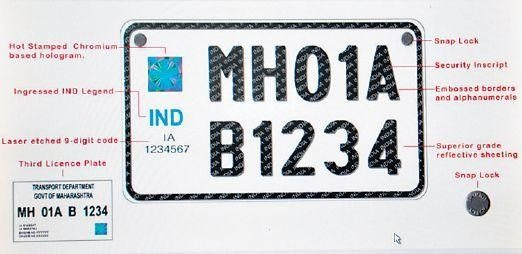
%> input picture car license plate reader/ind4.jpg, 522 x 254 px
$ octave car_license_plate_reading.m   (GNU Octave 9; MATLAB toolbox functions it lacks are replaced by stand-ins)
%> lines starting %> are read from the running program, lines starting %| are printed output that depends on the picture; in (x1, y1, x2, y2) boxes, pixels count from 0 and x2, y2 are one past the last pixel; in counts of white or black regions, pixels touching at a corner belong together; the program's own positions count from 1
### car license plate reader/template.m
function [ y ] = template( x )
y=x;
aa(1:42,1:24)=1;
aa(1:42,1)=0;
aa(1:42,24)=0;
aa(1,1:24)=0;
aa(42,1:24)=0;
imwrite(aa,'pen.bmp','bmp');
A=imread('A.bmp');
B=imread('B.bmp');
C=imread('C.bmp');
D=imread('D.bmp');
E=imread('E.bmp');
F=imread('F.bmp');
G=imread('G.bmp');
H=imread('H.bmp');
I=imread('I.bmp');
J=imread('J.bmp');
K=imread('K.bmp');
L=imread('L.bmp');
M=imread('M.bmp');
N=imread('N.bmp');
O=imread('O.bmp');
P=imread('P.bmp');
Q=imread('Q.bmp');
R=imread('R.bmp');
S=imread('S.bmp');
T=imread('T.bmp');
U=imread('U.bmp');
V=imread('V.bmp');
W=imread('W.bmp');
X=imread('X.bmp');
Y=imread('Y.bmp');
Z=imread('Z.bmp');
Afill=imread('fillA.bmp');
Bfill=imread('fillB.bmp');
Dfill=imread('fillD.bmp');
Ofill=imread('fillO.bmp');
Pfill=imread('fillP.bmp');
Qfill=imread('fillQ.bmp');
Rfill=imread('fillR.bmp');


%Number
one=imread('1.bmp');
two=imread('2.bmp');
three=imread('3.bmp');
four=imread('4.bmp');
five=imread('5.bmp');
six=imread('6.bmp');
seven=imread('7.bmp');
eight=imread('8.bmp');
nine=imread('9.bmp');
zero=imread('0.bmp');
zerofill=imread('fill0.bmp');
fourfill=imread('fill4.bmp');
sixfill=imread('fill6.bmp');
sixfill2=imread('fill6_2.bmp');
eightfill=imread('fill8.bmp');
ninefill=imread('fill9.bmp');
ninefill2=imread('fill9_2.bmp');
a1=imread('pen.bmp');


%*-*-*-*-*-*-*-*-*-*-*-
letter=[A Afill B Bfill C D Dfill E F G H I J K L M ...
    N O Ofill P Pfill Q Qfill R Rfill S T U V W X Y Z];
number=[];
character=[];

number=[one two three four fourfill five six sixfill sixfill2 seven ...
    eight eightfill nine ninefill ninefill2 zero zerofill a1];

character=[letter number];

NewTemplates=mat2cell(character,42,[24 24 24 24 24 24 24 24 ...
    24 24 24 24 24 24 24 ...
    24 24 24 24 24 24 24 ...
    24 24 24 24 24 24 24 ...
    24 24 24 24 24 24 24 ...
    24 24 24 24 24 24 24 ...
    24 24 24 24 24 24 24 24]);


save ('NewTemplates','NewTemplates')


end

### car license plate reader/car_license_plate_reading.m
clc;
close all;
clear all;
%.................................
f=imread('ind4.jpg');
%> f is the input picture: size 254x522x3 uint8; mean R, G, B 208.6, 209.6, 212.2
f=imresize(f,[400 NaN]);                   %%image loading unit
%> f: size 400x823x3 uint8
imshow(f);
g=rgb2gray(f);
g=medfilt2(g,[3 3]);
%**********************************
conc=strel('disk',1);
gi=imdilate(g,conc);
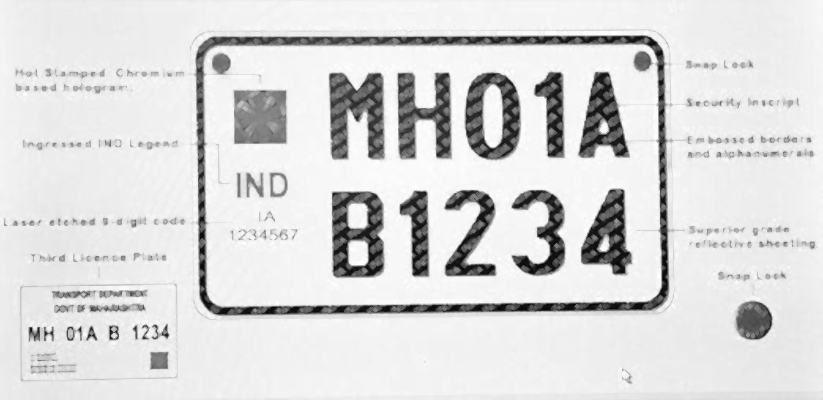
%> gi: size 400x823 uint8; min 3, max 255, mean 217.5
ge=imerode(g,conc);            %%%% morphological image processing
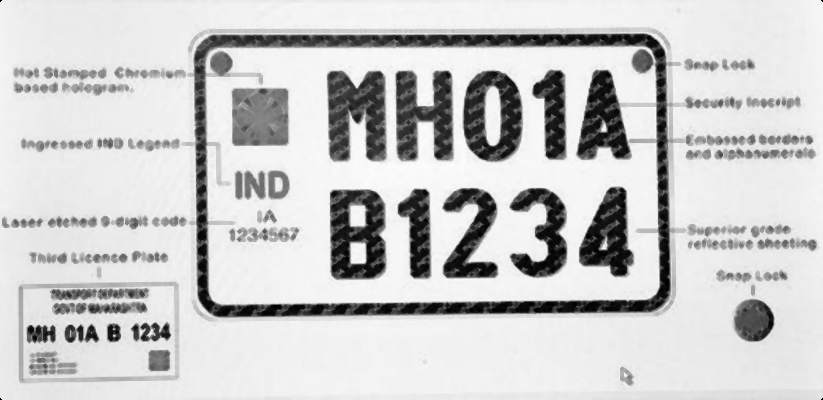
%> ge: size 400x823 uint8; min 0, max 253, mean 201.9
gdiff=imsubtract(gi,ge);
gdiff=mat2gray(gdiff);
%> gdiff: size 400x823 double
gdiff=conv2(gdiff,[1 1;1 1]);
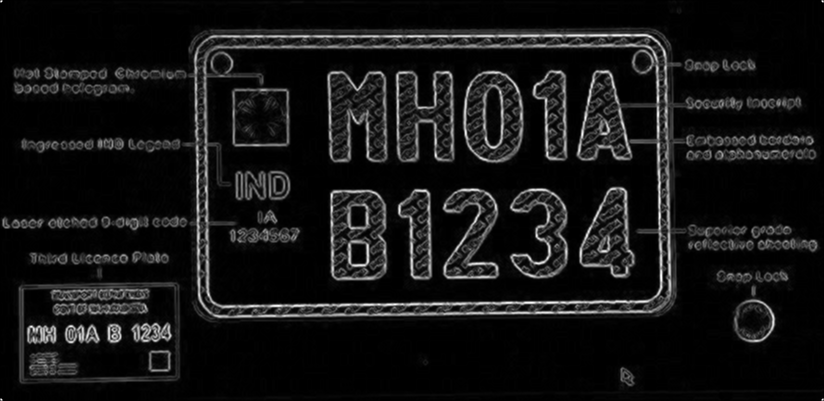
%> gdiff: size 401x824 double; min 0, max 3.05, mean 0.253; drawn with min black and max white
gdiff=imadjust(gdiff,[0.5 0.7],[0 1],.1);
B=logical(gdiff);
%> B: size 401x824 logical; 18.6% white; 126 white regions (54 under 20 px), largest, box (x1, y1, x2, y2) and area: (183, 29, 743, 319) 20574, (330, 189, 388, 281) 3014, (463, 70, 524, 163) 2640
[a1, b1]=size(B);
%> a1 = 401; b1 = 824
figure(2)
imshow(B)
er=imerode(B,strel('line',100,0));
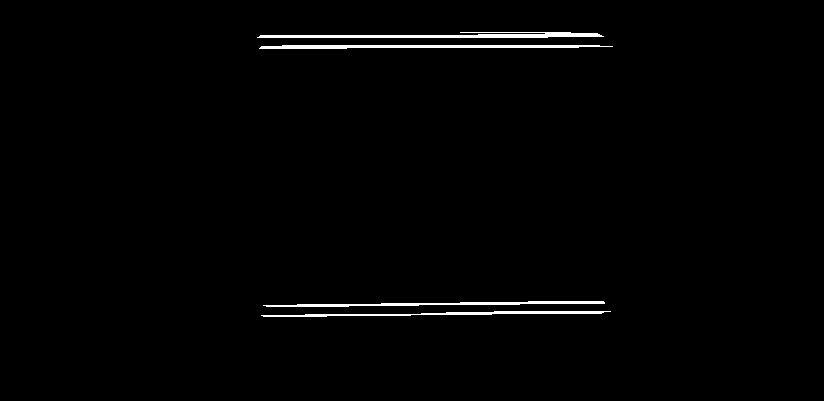
%> er: size 401x824 logical; 1.2% white; 4 white regions, box (x1, y1, x2, y2) and area: (257, 32, 604, 38) 1264, (259, 45, 613, 49) 1077, (263, 301, 605, 307) 907, (261, 311, 611, 317) 857
figure(3)
imshow(er)
out1=imsubtract(B,er);
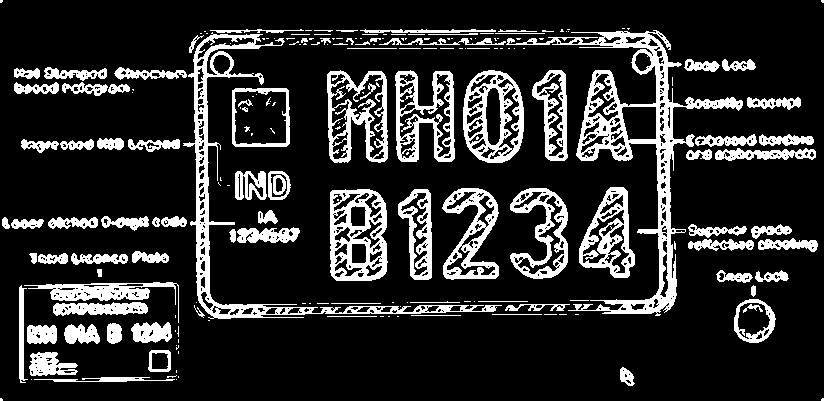
%> out1: size 401x824 double; values 0 (black) and 1 (white), 17.4% white; 211 white regions (118 under 20 px), largest, box (x1, y1, x2, y2) and area: (506, 30, 743, 316) 8671, (183, 32, 502, 319) 5743, (330, 189, 388, 281) 3014
F=imfill(out1,'holes');      %%%filling the object
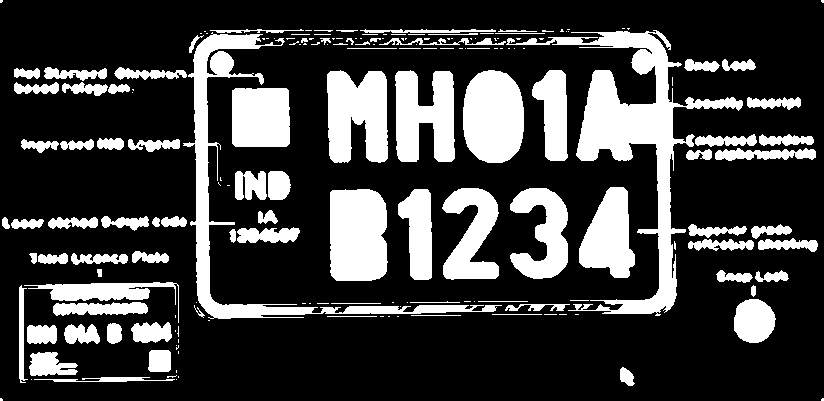
%> F: size 401x824 double; values 0 (black) and 1 (white), 24.3% white; 185 white regions (96 under 20 px), largest, box (x1, y1, x2, y2) and area: (506, 30, 743, 316) 12147, (183, 32, 502, 319) 7573, (330, 189, 388, 281) 4984
H=bwmorph(F,'thin',1);
%> H: size 401x824 logical; 20.7% white; 185 white regions (102 under 20 px), largest, box (x1, y1, x2, y2) and area: (506, 30, 742, 316) 10498, (183, 32, 502, 319) 6109, (331, 190, 387, 280) 4720
H=imerode(H,strel('line',3,90));
%> H: size 401x824 logical; 17.8% white; 176 white regions (65 under 20 px), largest, box (x1, y1, x2, y2) and area: (577, 33, 677, 312) 8795, (331, 191, 386, 279) 4590, (464, 72, 523, 161) 4394
figure(4)
imshow(H)
%%
final=bwareaopen(H,floor((a1/15)*(b1/15)));
final(1:floor(.9*a1),1:2)=1;
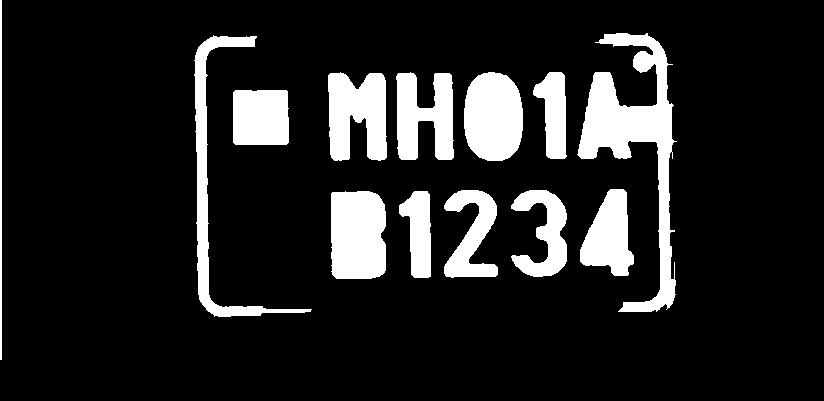
%> final: size 401x824 logical; 13.7% white; 13 white regions, largest, box (x1, y1, x2, y2) and area: (577, 33, 677, 312) 8795, (331, 191, 386, 279) 4590, (464, 72, 523, 161) 4394
final(a1:-1:(a1-20),b1:-1:(b1-2))=1;
yyy=template(2);
%> the run ends on the next line

$ run again, with car license plate reader/ind1.jpg copied over car license plate reader/ind4.jpg
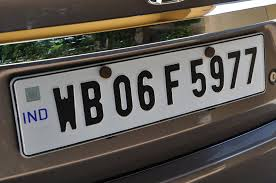
%> input picture car license plate reader/ind1.jpg, 276 x 183 px
%> f is the input picture: size 183x276x3 uint8; mean R, G, B 93.7, 88.9, 83.2
%> f: size 400x604x3 uint8
%> `B=logical(gdiff);`:
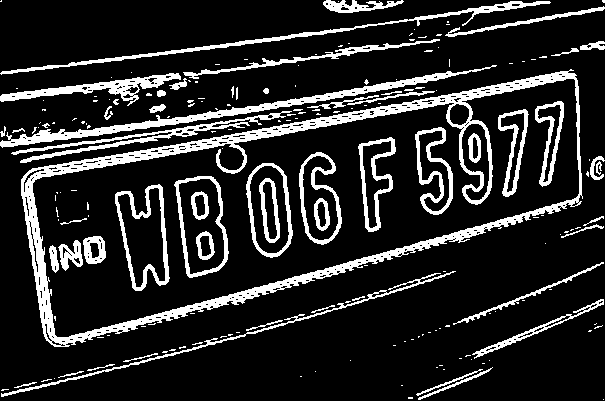
%> B: size 401x605 logical; 15.9% white; 193 white regions (137 under 20 px), largest, box (x1, y1, x2, y2) and area: (21, 69, 583, 347) 12525, (0, 65, 497, 148) 3193, (0, 1, 551, 75) 2017
%> er: size 401x605 logical; every value is 0
%> F: size 401x605 double; values 0 (black) and 1 (white), 43.1% white; 166 white regions (127 under 20 px), largest, box (x1, y1, x2, y2) and area: (21, 69, 583, 347) 88195, (0, 65, 497, 148) 3269, (0, 1, 551, 75) 2051
%> `final(1:floor(.9*a1),1:2)=1;`:
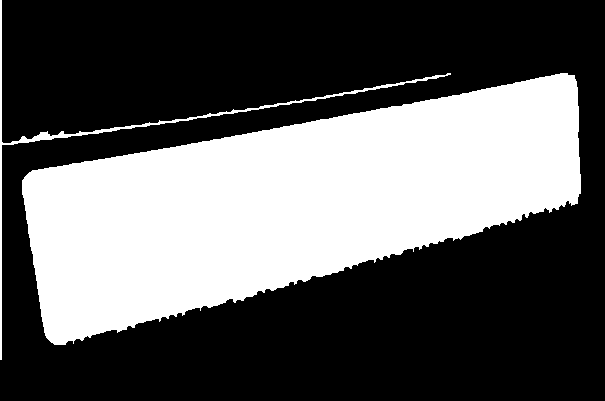
%> final: size 401x605 logical; 36.1% white; 2 white regions, box (x1, y1, x2, y2) and area: (22, 73, 581, 345) 85472, (0, 0, 451, 360) 2035

$ run again, with car license plate reader/ind2.jpg copied over car license plate reader/ind4.jpg
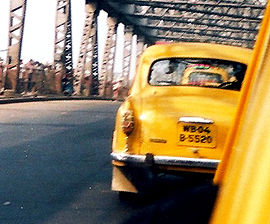
%> input picture car license plate reader/ind2.jpg, 270 x 224 px
%> f is the input picture: size 224x270x3 uint8; mean R, G, B 142.9, 126.7, 93.5
%> f: size 400x483x3 uint8
%> `B=logical(gdiff);`:
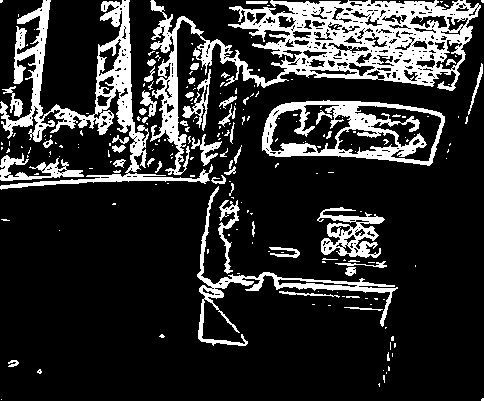
%> B: size 401x484 logical; 18.5% white; 218 white regions (169 under 20 px), largest, box (x1, y1, x2, y2) and area: (150, 0, 481, 175) 14521, (0, 0, 213, 190) 7299, (262, 100, 445, 166) 4375
%> er: size 401x484 logical; 0.05% white in thin lines or dots, all inside (x1, y1, x2, y2) = (110, 103, 349, 181)
%> out1: size 401x484 double; values 0 (black) and 1 (white), 18.4% white; 220 white regions (171 under 20 px), largest, box (x1, y1, x2, y2) and area: (150, 0, 481, 175) 14521, (0, 0, 213, 190) 7212, (262, 100, 445, 166) 4352
%> F: size 401x484 double; values 0 (black) and 1 (white), 24.1% white; 192 white regions (146 under 20 px), largest, box (x1, y1, x2, y2) and area: (150, 0, 481, 175) 18952, (262, 100, 445, 166) 9577, (0, 0, 213, 190) 8071
%> `final(1:floor(.9*a1),1:2)=1;`:
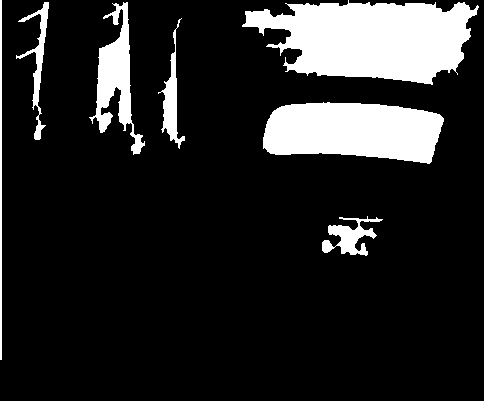
%> final: size 401x484 logical; 14.9% white; 7 white regions, largest, box (x1, y1, x2, y2) and area: (242, 0, 479, 85) 13452, (263, 102, 444, 164) 8782, (89, 2, 145, 155) 3013
